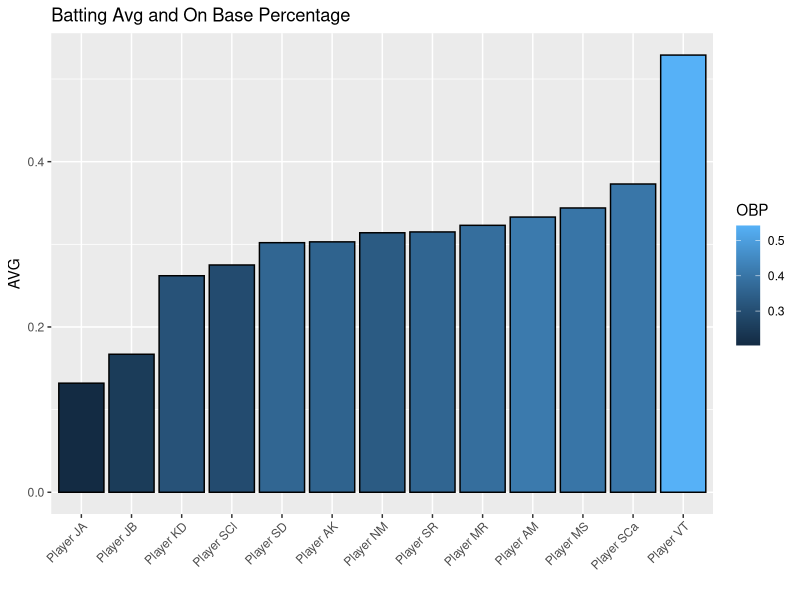
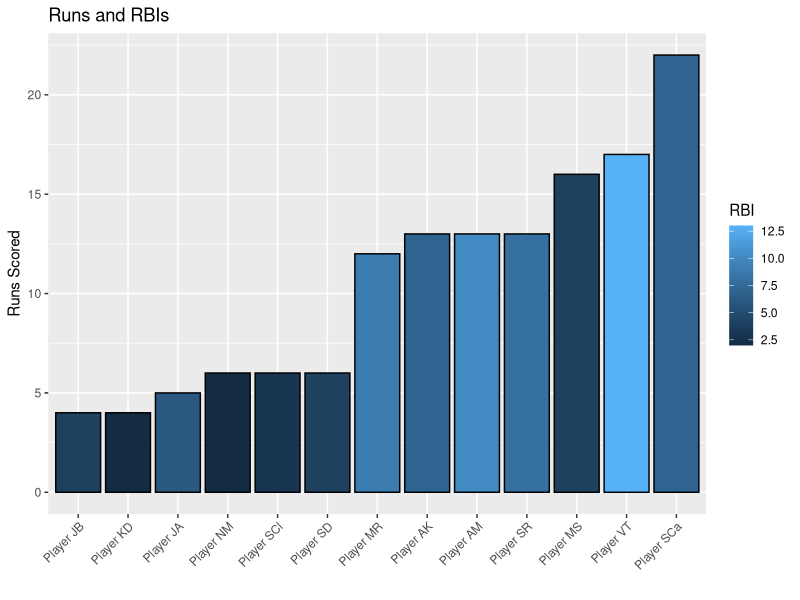
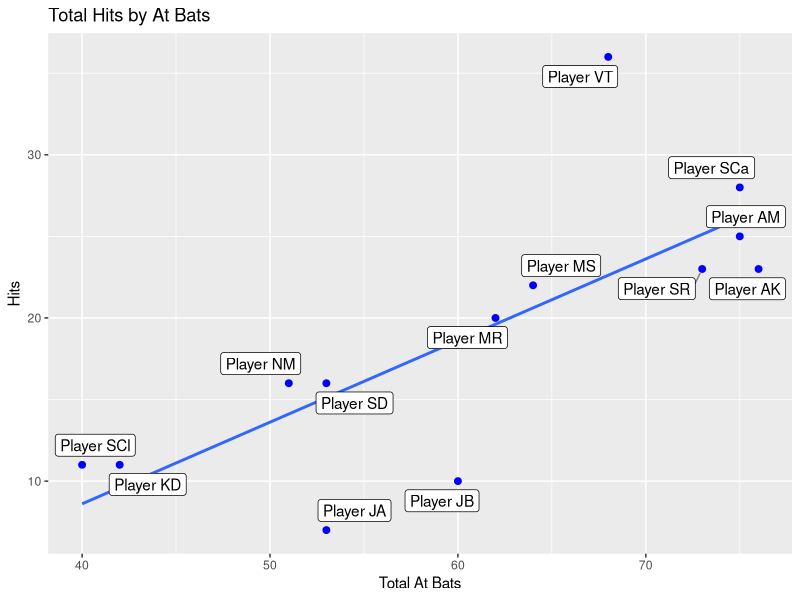
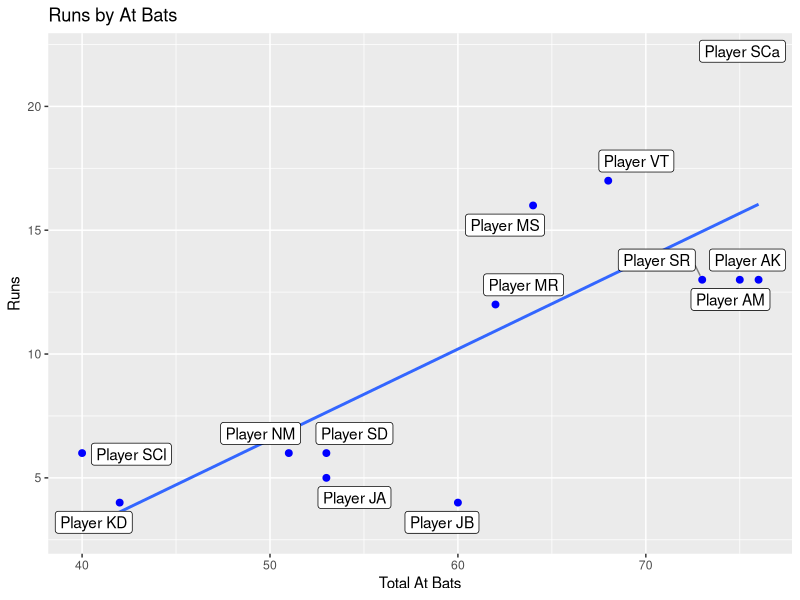

Source code (R) for these figures, in order:
## ---- chunk 1
#install.packages("ggplot2")
#install.packages("ggrepel")
#install.packages("readxl")
library(ggplot2)
library(ggrepel) #cool package that lets you plot labels in creative way
library(readxl) #reads in excel
## ---- chunk 2
#df<-read.csv("PlayerData.csv", header= TRUE)
df<-read_excel("PlayerData.xlsx")
df$HBP<-as.numeric(df$HBP)
## ---- chunk 3
ggplot(df,aes(x=reorder(Player, AVG), y=AVG, fill=OBP))+
  geom_bar(position = "dodge",color="black", stat="identity")+
  theme(axis.text.x = element_text(angle = 45, hjust = 1))+
  ggtitle("Batting Avg and On Base Percentage")+
  xlab("")+
  ylab("AVG")
## ---- chunk 4
ggplot(df,aes(x=reorder(Player, R), y=R, fill=RBI))+
  geom_bar(position = "dodge",color="black", stat="identity")+
  theme(axis.text.x = element_text(angle = 45, hjust = 1))+
  ggtitle("Runs and RBIs")+
  xlab("")+
  ylab("Runs Scored") 
## ---- chunk 5
df$GOB<-df$TH+df$BB+df$HBP
ggplot(df,aes(x=AB, y=TH, label=Player)) +
  geom_smooth(method = "lm", se = FALSE)+
  geom_point(color = "blue", size = 2)+
  geom_label_repel(aes(label = Player),
                 box.padding   = 0.35, 
                 point.padding = 0.5,
                 segment.color = 'grey50') +
  ggtitle("Total Hits by At Bats")+
  xlab("Total At Bats")+
  ylab("Hits")
## ---- chunk 6
ggplot(df,aes(x=AB, y=R, label=Player)) +
  geom_smooth(method = "lm", se = FALSE)+
  geom_point(color = "blue", size = 2)+
  geom_label_repel(aes(label = Player),
                 box.padding   = 0.35, 
                 point.padding = 0.5,
                 segment.color = 'grey50') +
  ggtitle("Runs by At Bats")+
  xlab("Total At Bats")+
  ylab("Runs")
